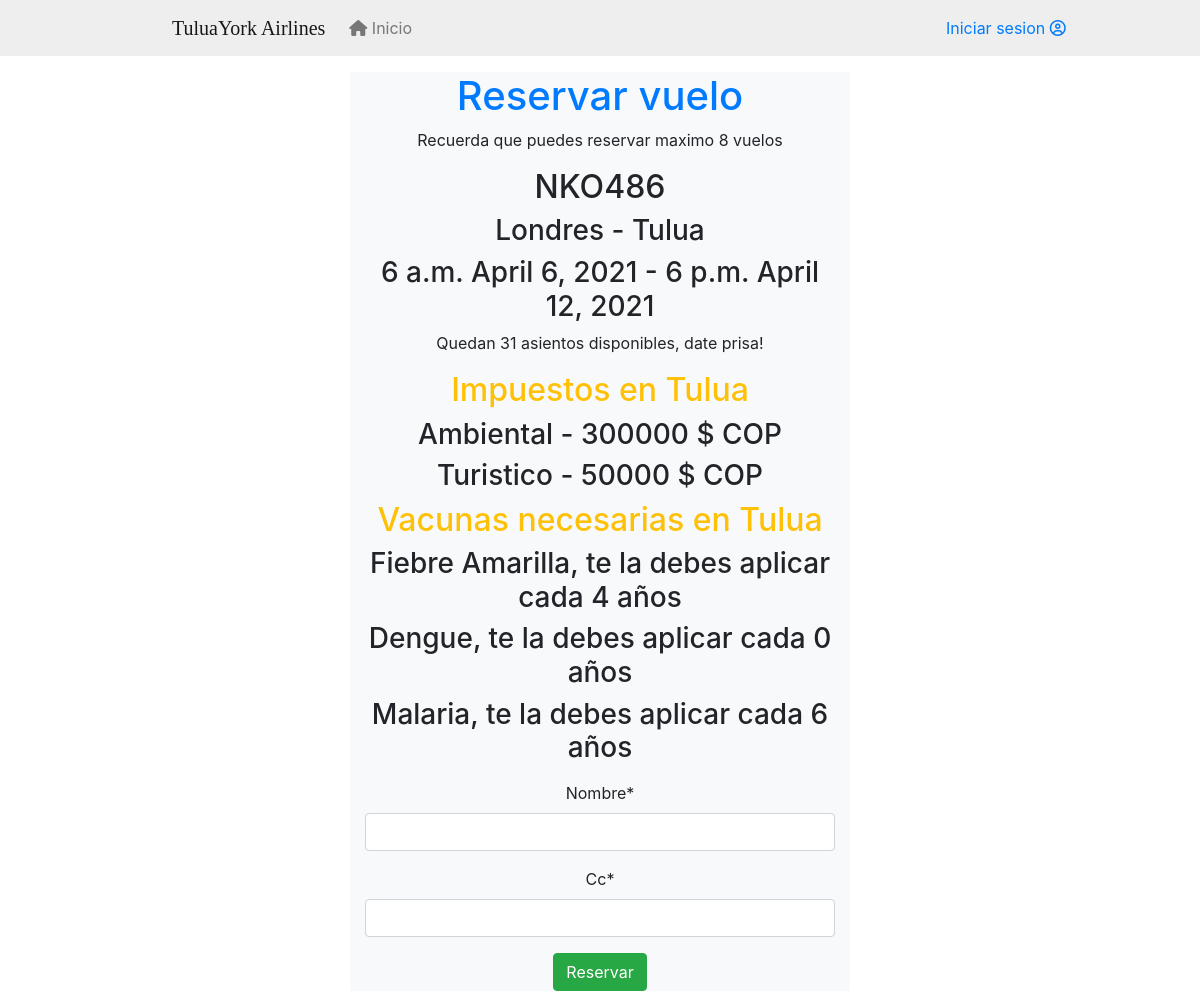
/reserveflight/1/1, run on the app's committed database.
### authentication/models.py (models this page shows, shortened)
class max_reservas(models.Model):
    cantidad = models.IntegerField()
    user = models.ForeignKey(settings.AUTH_USER_MODEL, on_delete=models.CASCADE)

### flights/models.py (models this page shows, shortened)
class vuelo(models.Model):
    nombre = models.CharField(max_length=20)
    origen = models.ForeignKey(ciudad, related_name='origen', on_delete=models.CASCADE)
    destino = models.ForeignKey(ciudad, related_name='destino', on_delete=models.CASCADE)
    fecha_salida = models.DateField()
    hora_salida = models.TimeField()
    fecha_llegada = models.DateField()
    hora_llegada = models.TimeField()
    costo = models.IntegerField()
    estado = models.BooleanField(default=True)
    capacidad = models.IntegerField()

class ciudad(models.Model):
    nombre = models.CharField(max_length=20)
    pais = models.CharField(max_length=20)
    visa = models.BooleanField()

class interface_impuesto(models.Model):
    impuesto = models.ForeignKey(impuesto, on_delete=models.CASCADE)
    destino = models.ForeignKey(ciudad, on_delete=models.CASCADE)

class impuesto(models.Model):
    nombre = models.CharField(max_length=40)
    cantidad = models.IntegerField()

class interface_vacuna(models.Model):
    vacuna = models.ForeignKey(vacuna, on_delete=models.CASCADE)
    destino = models.ForeignKey(ciudad, on_delete=models.CASCADE)

class vacuna(models.Model):
    nombre = models.CharField(max_length=20)
    periodicidad = models.IntegerField()

### flights/views.py (the view, shortened to what this page needs)
# urls.py: path('reserveflight/<int:user_id>/<int:vuelo_id>', reserveflight, name="reserve_vuelo"),
def reserveflight(request, user_id, vuelo_id):
    titulo = "Reservar vuelo"
    mensaje = ""
    user = User.objects.get(id=user_id)
    Vuelo = vuelo.objects.get(id=vuelo_id)
    Vuelos = vuelo.objects.filter(fecha_salida__gte=today)
    max = max_reservas.objects.get(user=user_id)
    reservas = reserva.objects.filter(usuario=user_id, vuelo__fecha_salida__gte=today)
    Destino = ciudad.objects.get(id=Vuelo.destino.id)
    inVacs = interface_vacuna.objects.filter(destino=Destino.id)
    inImps = interface_impuesto.objects.filter(destino=Destino.id)
    form = reservaForm()
    context = {"titulo": titulo, "mensaje": mensaje,"form": form, "vuelo": Vuelo, "Vuelos": Vuelos, "max": max, "inVacs": inVacs, "inImps": inImps}
    return render(request, "reservar_vuelo.html", context)

### flights/forms.py
class reservaForm(ModelForm):
    class Meta:
        model = reserva
        fields = ['nombre', 'cc']

### flights/templates/reservar_vuelo.html (shortened to what this page needs)
{% extends "base.html" %}
{% load crispy_forms_tags %}
{% block content %}
<div class="row">
    <div class="col-6 bg-light offset-3 text-center">
        <h1 class="text-primary">{{titulo}}</h1>
        <p>Recuerda que puedes reservar maximo {{max.cantidad}} vuelos</p>
        <h2>{{vuelo.nombre}}</h2>
        <h3>{{vuelo.origen.nombre}} - {{vuelo.destino.nombre}}</h3>
        <h3>{{vuelo.hora_salida}} {{vuelo.fecha_salida}} - {{vuelo.hora_llegada}} {{vuelo.fecha_llegada}}</h3>
        <p>Quedan {{vuelo.capacidad}} asientos disponibles, date prisa!</p>
    </div>
</div>
<div class="row">
<div class="col-6 bg-light offset-3 text-center">
    <h2 class="text-warning">Impuestos en {{vuelo.destino.nombre}}</h2>
    {% for inImp in inImps %}
        <h3>{{inImp.impuesto.nombre}} - {{inImp.impuesto.cantidad}} $ COP</h3>
    {% endfor %}
</div>
</div>
<div class="row">
<div class="col-6 bg-light offset-3 text-center">
    <h2 class="text-warning">Vacunas necesarias en {{vuelo.destino.nombre}}</h2>
    {% for inVac in inVacs %}
        <h3>{{inVac.vacuna.nombre}}, te la debes aplicar cada {{inVac.vacuna.periodicidad}} años</h3>
    {% endfor %}
</div>
</div>
<div class="row">
    <div class="col-6 bg-light offset-3 text-center">
        <form action="" method="POST" class="mt-2">
            {{ form|crispy }}
            <input name="Crear" type="submit" class="btn btn-success" value="Reservar">
        </form>
    </div>
</div>
{% endblock content %}

### data on the page
max_reservas: cantidad "8"
vuelo: nombre "NKO486", origen.nombre "Londres", destino.nombre "Tulua", hora_salida "6 a.m.", fecha_salida "April 6, 2021", hora_llegada "6 p.m.", fecha_llegada "April 12, 2021", capacidad "31"
interface_impuesto: impuesto.nombre "Ambiental", impuesto.cantidad "300000"
interface_impuesto: impuesto.nombre "Turistico", impuesto.cantidad "50000"
interface_vacuna: vacuna.nombre "Fiebre Amarilla", vacuna.periodicidad "4"
interface_vacuna: vacuna.nombre "Dengue", vacuna.periodicidad "0"
interface_vacuna: vacuna.nombre "Malaria", vacuna.periodicidad "6"

### other printed values
{{ titulo }} "Reservar vuelo"
